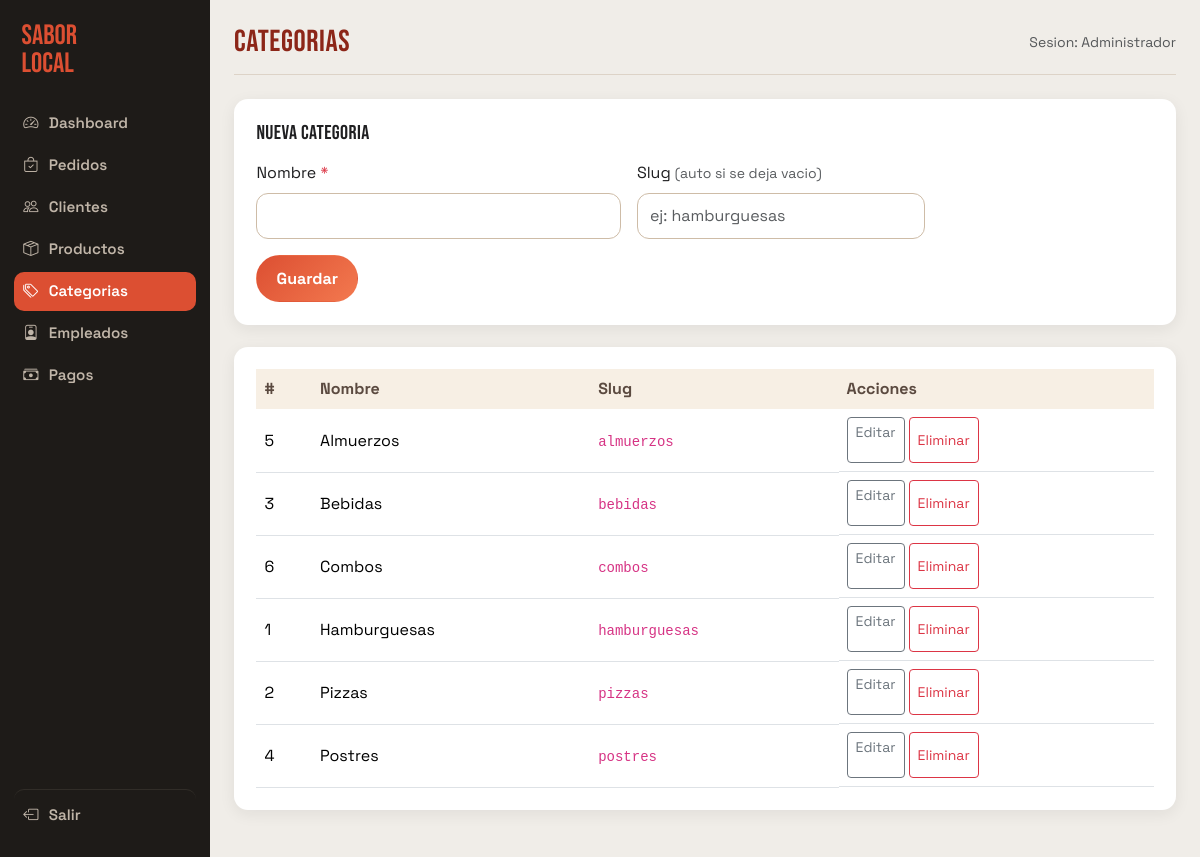
/admin/categorias.php (signed in), run on the app's committed database.
### tables this page shows
CREATE TABLE IF NOT EXISTS categorias (
  id          INT UNSIGNED AUTO_INCREMENT PRIMARY KEY,
  nombre      VARCHAR(80) NOT NULL UNIQUE,
  slug        VARCHAR(80) NOT NULL UNIQUE,
  activo      TINYINT(1) NOT NULL DEFAULT 1
);

### config/database.php (called while the page is built, shortened)
<?php
function getDB(): PDO
{
    static $pdo = null;
    if ($pdo === null) {
        $dsn = sprintf('mysql:host=%s;dbname=%s;charset=%s', DB_HOST, DB_NAME, DB_CHARSET);
        $pdo = new PDO($dsn, DB_USER, DB_PASS, [
            PDO::ATTR_ERRMODE            => PDO::ERRMODE_EXCEPTION,
            PDO::ATTR_DEFAULT_FETCH_MODE => PDO::FETCH_ASSOC,
            PDO::ATTR_EMULATE_PREPARES   => false,
        ]);
    }
    return $pdo;
}

### model/Categoria.php (called while the page is built, shortened)
<?php
require_once __DIR__ . '/../config/database.php';
class Categoria
{
    public static function todas(): array
    {
        return getDB()->query("SELECT * FROM categorias ORDER BY nombre")->fetchAll();
    }
}

### admin/categorias.php (the view, shortened to what this page needs)
<?php
require_once '../config/database.php';
require_once '../model/Categoria.php';
$editId      = (int)($_GET['editar'] ?? 0);
$editItem    = $editId ? Categoria::porId($editId) : null;
$categorias  = Categoria::todas();
include '../views/layouts/admin_head.php';
?>
<div class="admin-card">
  <h2 class="h5 mb-3"><?= $editItem ? 'Editar categoria' : 'Nueva categoria' ?></h2>
  <form method="POST" class="row g-3">
    <div class="col-12 col-md-5">
      <label class="form-label">Nombre <span class="text-danger">*</span></label>
      <input type="text" name="nombre" class="form-control" required value="<?= htmlspecialchars($editItem['nombre'] ?? '') ?>">
    </div>
    <div class="col-12 col-md-4">
      <label class="form-label">Slug <span class="text-muted small">(auto si se deja vacio)</span></label>
      <input type="text" name="slug" class="form-control" value="<?= htmlspecialchars($editItem['slug'] ?? '') ?>" placeholder="ej: hamburguesas">
    </div>
    <div class="col-12 d-flex gap-2 align-items-end">
      <button class="btn btn-main" type="submit">Guardar</button>
    </div>
  </form>
</div>
<div class="admin-card">
  <div class="table-responsive">
    <table class="table align-middle mb-0">
      <thead>
        <tr><th>#</th><th>Nombre</th><th>Slug</th><th>Acciones</th></tr>
      </thead>
      <tbody>
        <?php foreach ($categorias as $cat): ?>
        <tr>
          <td><?= $cat['id'] ?></td>
          <td><?= htmlspecialchars($cat['nombre']) ?></td>
          <td><code><?= htmlspecialchars($cat['slug']) ?></code></td>
          <td class="d-flex gap-1">
            <a href="?editar=<?= $cat['id'] ?>" class="btn btn-sm btn-outline-secondary">Editar</a>
            <form method="POST" class="d-inline" onsubmit="return confirm('¿Eliminar categoria?')">
              <button class="btn btn-sm btn-outline-danger" type="submit">Eliminar</button>
            </form>
          </td>
        </tr>
        <?php endforeach; ?>
      </tbody>
    </table>
  </div>
</div>
<?php include '../views/layouts/admin_foot.php'; ?>

### assets/css/styles.css (style rules this page uses)
:root { --bg: #f7efe4; --paper: #fffdf8; --ink: #1f1f21; --muted: #6c6f76; --brand: #dc4f32; --brand-dark: #8c2618; --accent: #fdc65e; --ok: #2b8742; --radius: 18px; --radius-sm: 12px; --shadow-soft: 0 12px 30px rgba(45, 31, 26, 0.08); --shadow-hover: 0 18px 34px rgba(45, 31, 26, 0.16); }
* { box-sizing: border-box; }
body { margin: 0; font-family: "Space Grotesk", sans-serif; background: radial-gradient(circle at 20% -10%, #ffd08f 0%, #f7efe4 35%) no-repeat, linear-gradient(180deg, #f7efe4, #f8f5ee 40%, #efe7dc 100%); color: var(--ink); min-height: 100vh; }
h1, h2, h3, .brand { font-family: "Bebas Neue", sans-serif; letter-spacing: 0.02em; }
.btn, .form-control, .form-select, textarea { min-height: 46px; }
.btn-main, .btn-admin { background: linear-gradient(135deg, var(--brand), #f3794f); color: #fff; border: 1px solid transparent; border-radius: 999px; padding: 0.65rem 1.2rem; font-weight: 700; }
.form-control, .form-select, textarea { border-radius: 12px; border: 1px solid #cebca7; background: #fff; font-size: 1rem; }

### assets/css/admin.css (style rules this page uses)
body.is-admin { background: #f0ede8 !important; font-family: "Space Grotesk", sans-serif; }
.admin-card { background: #fff; border-radius: 14px; padding: 1.4rem; box-shadow: 0 4px 16px rgba(30, 27, 24, 0.07); margin-bottom: 1.4rem; }
.table > thead > tr > th { font-weight: 700; background: #f7efe4; color: #5b4a40; border-bottom: none; }

### data on the page
categorias: id "5", nombre "Almuerzos", slug "almuerzos"
categorias: id "3", nombre "Bebidas", slug "bebidas"
categorias: id "6", nombre "Combos", slug "combos"
categorias: id "1", nombre "Hamburguesas", slug "hamburguesas"
categorias: id "2", nombre "Pizzas", slug "pizzas"
categorias: id "4", nombre "Postres", slug "postres"

### other printed values
$nav['label'] "Dashboard"
$nav['label'] "Pedidos"
$nav['label'] "Clientes"
$nav['label'] "Productos"
$nav['label'] "Categorias"
$nav['label'] "Empleados"
$nav['label'] "Pagos"
$pageTitle "Categorias"
$_SESSION['usuario_nombre'] "Administrador"
